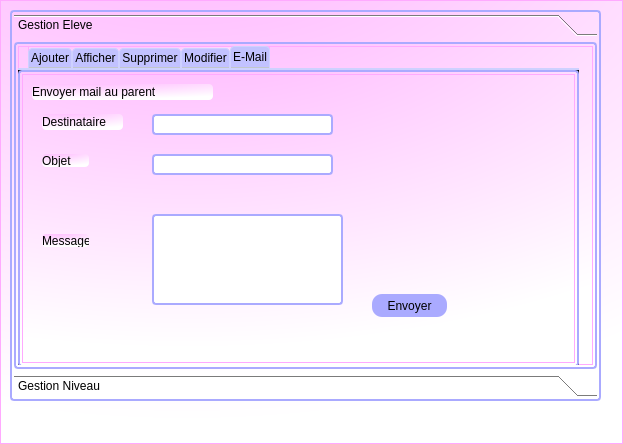
<?xml version="1.0" encoding="UTF-8"?>
<ui version="4.0">
 <class>eleve_niveau</class>
 <widget class="QDialog" name="eleve_niveau">
  <property name="geometry">
   <rect>
    <x>0</x>
    <y>0</y>
    <width>623</width>
    <height>444</height>
   </rect>
  </property>
  <property name="windowTitle">
   <string>Dialog</string>
  </property>
  <property name="styleSheet">
   <string notr="true">QStatusBar {
    background-color: rgb(207, 203, 255);
}
QPushButton
{
  border: 0px white;
  border-radius: 10px;
  padding: 0 8px;
  background: rgb(170, 170, 255);
}
QComboBox {
    border: 1px solid rgb(170, 170, 255);
    border-radius: 3px;
    padding: 1px 18px 1px 3px;
    min-width: 6em;
}
QTableView {
    selection-background-color: qlineargradient(x1: 0, y1: 0, x2: 0, y2: 0,
                                stop: 0 #FF92BB, stop: 1 white);
border:0.5px;
}
QLineEdit { background-color: white;
border: 2px solid rgb(170, 170, 255);
    border-radius: 4px; }

QFrame {
    border: 2px solid rgb(170, 170, 255);
    border-radius: 4px;
    padding: 2px;
    background-image: url(images/welcome.png);
}
 QLabel{
    border:0px;
    border-radius: 4px;
    padding: 0px;
    background-image: url(images/welcome.png);
}


QStatusBar {
    background-color: rgb(207, 203, 255);
}

QStatusBar::item {
    border: 1px solid red;
    border-radius: 3px;
}



/************************************************/
QTabWidget::pane { /* The tab widget frame */
    border-top: 2px solid #ced1ff;
background-color:black;
}


/* Style the tab using the tab sub-control. Note that
    it reads QTabBar _not_ QTabWidget */
QTabWidget::pane { /* The tab widget frame */
    border-top: 2px solid #ced1ff;
}

QTabWidget::tab-bar {
    left: 10px; /* move to the right by 5px */
}

/* Style the tab using the tab sub-control. Note that
    it reads QTabBar _not_ QTabWidget */
QTabBar::tab {
    background:rgb(194, 194, 255);
    border: 1px solid #ced1ff;
    border-bottom-color: #C2C7CB; /* same as the pane color */
    border-top-left-radius: 4px;
    border-top-right-radius: 4px;
    min-width: 8ex;
    padding: 2px;
}

QTabBar::tab:selected, QTabBar::tab:hover {
    background: qlineargradient(x1: 0, y1: 0, x2: 0, y2: 1,
                                stop: 0 #fafafa, stop: 0.4 #f4f4f4,
                                stop: 0.5 #e7e7e7, stop: 1.0 #fafafa);
}



QTabBar::tab:!selected {
    margin-top: 2px; /* make non-selected tabs look smaller */
}



/*********************************/


































* {   background: qradialgradient(cx: 0.3, cy: -0.4, fx: 0.3, fy: -0.4, radius: 1.35, stop: 0 #ffaaff, stop: 1  rgb(255,255, 255));   color: rgb(0,0, 0);   border: 1px solid #ffaaff; }
/** {   background-color: rgb(255, 215, 255);   color: rgb(0,0, 0);   border: 1px solid #ffaaff; }*/
</string>
  </property>
  <widget class="QToolBox" name="toolBox">
   <property name="geometry">
    <rect>
     <x>10</x>
     <y>10</y>
     <width>591</width>
     <height>391</height>
    </rect>
   </property>
   <property name="currentIndex">
    <number>0</number>
   </property>
   <widget class="QWidget" name="page">
    <property name="geometry">
     <rect>
      <x>0</x>
      <y>0</y>
      <width>575</width>
      <height>321</height>
     </rect>
    </property>
    <attribute name="label">
     <string>Gestion Eleve</string>
    </attribute>
    <widget class="QTabWidget" name="tabWidg">
     <property name="geometry">
      <rect>
       <x>0</x>
       <y>0</y>
       <width>561</width>
       <height>321</height>
      </rect>
     </property>
     <property name="styleSheet">
      <string notr="true">QStatusBar {
    background-color: rgb(207, 203, 255);
}
QPushButton
{
  border: 0px white;
  border-radius: 10px;
  padding: 0 8px;
  background: rgb(170, 170, 255);
}
QComboBox {
    border: 1px solid rgb(170, 170, 255);
    border-radius: 3px;
    padding: 1px 18px 1px 3px;
    min-width: 6em;
}
QTableView {
    selection-background-color: qlineargradient(x1: 0, y1: 0, x2: 0, y2: 0,
                                stop: 0 #FF92BB, stop: 1 white);
border:0.5px;
}
QLineEdit { background-color: white;
border: 2px solid rgb(170, 170, 255);
    border-radius: 4px; }

QFrame {
    border: 2px solid rgb(170, 170, 255);
    border-radius: 4px;
    padding: 2px;
    background-image: url(images/welcome.png);
}
 QLabel{
    border:0px;
    border-radius: 4px;
    padding: 0px;
    background-image: url(images/welcome.png);
}


QStatusBar {
    background-color: rgb(207, 203, 255);
}

QStatusBar::item {
    border: 1px solid red;
    border-radius: 3px;
}



/************************************************/
QTabWidget::pane { /* The tab widget frame */
    border-top: 2px solid #ced1ff;
background-color:black;
}


/* Style the tab using the tab sub-control. Note that
    it reads QTabBar _not_ QTabWidget */
QTabWidget::pane { /* The tab widget frame */
    border-top: 2px solid #ced1ff;
}

QTabWidget::tab-bar {
    left: 10px; /* move to the right by 5px */
}

/* Style the tab using the tab sub-control. Note that
    it reads QTabBar _not_ QTabWidget */
QTabBar::tab {
    background:rgb(194, 194, 255);
    border: 1px solid #ced1ff;
    border-bottom-color: #C2C7CB; /* same as the pane color */
    border-top-left-radius: 4px;
    border-top-right-radius: 4px;
    min-width: 8ex;
    padding: 2px;
}

QTabBar::tab:selected, QTabBar::tab:hover {
    background: qlineargradient(x1: 0, y1: 0, x2: 0, y2: 1,
                                stop: 0 #fafafa, stop: 0.4 #f4f4f4,
                                stop: 0.5 #e7e7e7, stop: 1.0 #fafafa);
}



QTabBar::tab:!selected {
    margin-top: 2px; /* make non-selected tabs look smaller */
}



/*********************************/


































* {   background: qradialgradient(cx: 0.3, cy: -0.4, fx: 0.3, fy: -0.4, radius: 1.35, stop: 0 #ffaaff, stop: 1  rgb(255,255, 255));   color: rgb(0,0, 0);   border: 1px solid #ffaaff; }
/** {   background-color: rgb(255, 215, 255);   color: rgb(0,0, 0);   border: 1px solid #ffaaff; }*/
</string>
     </property>
     <property name="currentIndex">
      <number>4</number>
     </property>
     <widget class="QWidget" name="tab">
      <attribute name="title">
       <string>Ajouter</string>
      </attribute>
      <widget class="QLabel" name="label">
       <property name="geometry">
        <rect>
         <x>20</x>
         <y>30</y>
         <width>61</width>
         <height>16</height>
        </rect>
       </property>
       <property name="text">
        <string>Identifiant</string>
       </property>
      </widget>
      <widget class="QLabel" name="label_2">
       <property name="geometry">
        <rect>
         <x>20</x>
         <y>190</y>
         <width>47</width>
         <height>13</height>
        </rect>
       </property>
       <property name="text">
        <string>Nom</string>
       </property>
      </widget>
      <widget class="QLabel" name="label_3">
       <property name="geometry">
        <rect>
         <x>20</x>
         <y>150</y>
         <width>47</width>
         <height>13</height>
        </rect>
       </property>
       <property name="text">
        <string>Prénom</string>
       </property>
      </widget>
      <widget class="QLineEdit" name="lineEdit_id">
       <property name="geometry">
        <rect>
         <x>130</x>
         <y>30</y>
         <width>113</width>
         <height>20</height>
        </rect>
       </property>
      </widget>
      <widget class="QLineEdit" name="lineEdit_nom">
       <property name="geometry">
        <rect>
         <x>130</x>
         <y>190</y>
         <width>113</width>
         <height>20</height>
        </rect>
       </property>
      </widget>
      <widget class="QLineEdit" name="lineEdit_prenom">
       <property name="geometry">
        <rect>
         <x>130</x>
         <y>150</y>
         <width>113</width>
         <height>20</height>
        </rect>
       </property>
      </widget>
      <widget class="QPushButton" name="pb_ajouter">
       <property name="geometry">
        <rect>
         <x>350</x>
         <y>230</y>
         <width>75</width>
         <height>23</height>
        </rect>
       </property>
       <property name="text">
        <string>Ajouter</string>
       </property>
      </widget>
      <widget class="QLabel" name="label_23">
       <property name="geometry">
        <rect>
         <x>20</x>
         <y>230</y>
         <width>47</width>
         <height>13</height>
        </rect>
       </property>
       <property name="text">
        <string>Age</string>
       </property>
      </widget>
      <widget class="QLineEdit" name="lineEdit_age">
       <property name="geometry">
        <rect>
         <x>130</x>
         <y>230</y>
         <width>113</width>
         <height>20</height>
        </rect>
       </property>
      </widget>
      <widget class="QLabel" name="label_24">
       <property name="geometry">
        <rect>
         <x>20</x>
         <y>80</y>
         <width>51</width>
         <height>16</height>
        </rect>
       </property>
       <property name="text">
        <string>ID_niveau</string>
       </property>
      </widget>
      <widget class="QLineEdit" name="lineEdit_id_niv_eleve_ajout">
       <property name="geometry">
        <rect>
         <x>130</x>
         <y>80</y>
         <width>113</width>
         <height>20</height>
        </rect>
       </property>
      </widget>
      <widget class="QComboBox" name="comboBox">
       <property name="geometry">
        <rect>
         <x>270</x>
         <y>70</y>
         <width>101</width>
         <height>22</height>
        </rect>
       </property>
      </widget>
     </widget>
     <widget class="QWidget" name="tab_2">
      <attribute name="title">
       <string>Afficher</string>
      </attribute>
      <widget class="QTableView" name="tabeleve">
       <property name="geometry">
        <rect>
         <x>10</x>
         <y>10</y>
         <width>441</width>
         <height>271</height>
        </rect>
       </property>
      </widget>
      <widget class="QPushButton" name="pB_trie_eleve">
       <property name="geometry">
        <rect>
         <x>460</x>
         <y>200</y>
         <width>75</width>
         <height>23</height>
        </rect>
       </property>
       <property name="text">
        <string>Trie</string>
       </property>
      </widget>
      <widget class="QPushButton" name="pB_stat_eleve">
       <property name="geometry">
        <rect>
         <x>460</x>
         <y>130</y>
         <width>75</width>
         <height>23</height>
        </rect>
       </property>
       <property name="text">
        <string>stat</string>
       </property>
      </widget>
     </widget>
     <widget class="QWidget" name="tab_3">
      <attribute name="title">
       <string>Supprimer</string>
      </attribute>
      <widget class="QLineEdit" name="lineEdit_id_2">
       <property name="geometry">
        <rect>
         <x>140</x>
         <y>30</y>
         <width>113</width>
         <height>20</height>
        </rect>
       </property>
      </widget>
      <widget class="QLabel" name="label_4">
       <property name="geometry">
        <rect>
         <x>20</x>
         <y>30</y>
         <width>61</width>
         <height>16</height>
        </rect>
       </property>
       <property name="text">
        <string>Identifiant</string>
       </property>
      </widget>
      <widget class="QPushButton" name="pb_supprimer">
       <property name="geometry">
        <rect>
         <x>240</x>
         <y>140</y>
         <width>75</width>
         <height>23</height>
        </rect>
       </property>
       <property name="text">
        <string>Supprimer</string>
       </property>
      </widget>
      <widget class="QTabWidget" name="tabWidget_2">
       <property name="geometry">
        <rect>
         <x>-10</x>
         <y>-20</y>
         <width>421</width>
         <height>261</height>
        </rect>
       </property>
       <property name="currentIndex">
        <number>2</number>
       </property>
       <widget class="QWidget" name="tab_4">
        <attribute name="title">
         <string>Ajouter</string>
        </attribute>
        <widget class="QLabel" name="label_5">
         <property name="geometry">
          <rect>
           <x>20</x>
           <y>30</y>
           <width>61</width>
           <height>16</height>
          </rect>
         </property>
         <property name="text">
          <string>Identifiant</string>
         </property>
        </widget>
        <widget class="QLabel" name="label_6">
         <property name="geometry">
          <rect>
           <x>20</x>
           <y>90</y>
           <width>47</width>
           <height>13</height>
          </rect>
         </property>
         <property name="text">
          <string>Nom</string>
         </property>
        </widget>
        <widget class="QLabel" name="label_7">
         <property name="geometry">
          <rect>
           <x>20</x>
           <y>150</y>
           <width>47</width>
           <height>13</height>
          </rect>
         </property>
         <property name="text">
          <string>Prénom</string>
         </property>
        </widget>
        <widget class="QLineEdit" name="lineEdit_id_3">
         <property name="geometry">
          <rect>
           <x>130</x>
           <y>30</y>
           <width>113</width>
           <height>20</height>
          </rect>
         </property>
        </widget>
        <widget class="QLineEdit" name="lineEdit_nom_2">
         <property name="geometry">
          <rect>
           <x>130</x>
           <y>90</y>
           <width>113</width>
           <height>20</height>
          </rect>
         </property>
        </widget>
        <widget class="QLineEdit" name="lineEdit_prenom_2">
         <property name="geometry">
          <rect>
           <x>130</x>
           <y>150</y>
           <width>113</width>
           <height>20</height>
          </rect>
         </property>
        </widget>
        <widget class="QPushButton" name="pb_ajouter_2">
         <property name="geometry">
          <rect>
           <x>280</x>
           <y>170</y>
           <width>75</width>
           <height>23</height>
          </rect>
         </property>
         <property name="text">
          <string>Ajouter</string>
         </property>
        </widget>
       </widget>
       <widget class="QWidget" name="tab_5">
        <attribute name="title">
         <string>Afficher</string>
        </attribute>
        <widget class="QTableView" name="tabetudiant_2">
         <property name="geometry">
          <rect>
           <x>10</x>
           <y>10</y>
           <width>341</width>
           <height>171</height>
          </rect>
         </property>
        </widget>
       </widget>
       <widget class="QWidget" name="tab_6">
        <attribute name="title">
         <string>Supprimer</string>
        </attribute>
        <widget class="QLineEdit" name="lineEdit_id_4">
         <property name="geometry">
          <rect>
           <x>140</x>
           <y>30</y>
           <width>113</width>
           <height>20</height>
          </rect>
         </property>
        </widget>
        <widget class="QLabel" name="label_8">
         <property name="geometry">
          <rect>
           <x>20</x>
           <y>30</y>
           <width>61</width>
           <height>16</height>
          </rect>
         </property>
         <property name="text">
          <string>Identifiant</string>
         </property>
        </widget>
        <widget class="QPushButton" name="pb_supprimer_2">
         <property name="geometry">
          <rect>
           <x>240</x>
           <y>140</y>
           <width>75</width>
           <height>23</height>
          </rect>
         </property>
         <property name="text">
          <string>Supprimer</string>
         </property>
        </widget>
       </widget>
      </widget>
     </widget>
     <widget class="QWidget" name="tab_7">
      <attribute name="title">
       <string>Modifier</string>
      </attribute>
      <widget class="QLabel" name="label_9">
       <property name="geometry">
        <rect>
         <x>250</x>
         <y>40</y>
         <width>61</width>
         <height>16</height>
        </rect>
       </property>
       <property name="text">
        <string>Identifiant</string>
       </property>
      </widget>
      <widget class="QLineEdit" name="idl">
       <property name="geometry">
        <rect>
         <x>330</x>
         <y>30</y>
         <width>141</width>
         <height>31</height>
        </rect>
       </property>
       <property name="text">
        <string/>
       </property>
      </widget>
      <widget class="QPushButton" name="pb_chercher_14">
       <property name="geometry">
        <rect>
         <x>360</x>
         <y>90</y>
         <width>75</width>
         <height>23</height>
        </rect>
       </property>
       <property name="text">
        <string>chercher</string>
       </property>
      </widget>
      <widget class="QLineEdit" name="prenoml">
       <property name="geometry">
        <rect>
         <x>90</x>
         <y>120</y>
         <width>111</width>
         <height>20</height>
        </rect>
       </property>
       <property name="text">
        <string/>
       </property>
      </widget>
      <widget class="QLineEdit" name="noml">
       <property name="geometry">
        <rect>
         <x>90</x>
         <y>70</y>
         <width>113</width>
         <height>20</height>
        </rect>
       </property>
       <property name="text">
        <string/>
       </property>
      </widget>
      <widget class="QLabel" name="label_10">
       <property name="geometry">
        <rect>
         <x>20</x>
         <y>70</y>
         <width>41</width>
         <height>16</height>
        </rect>
       </property>
       <property name="text">
        <string>nom</string>
       </property>
      </widget>
      <widget class="QLabel" name="label_11">
       <property name="geometry">
        <rect>
         <x>20</x>
         <y>120</y>
         <width>41</width>
         <height>16</height>
        </rect>
       </property>
       <property name="text">
        <string>prenom</string>
       </property>
      </widget>
      <widget class="QPushButton" name="pb_confirmer_12">
       <property name="geometry">
        <rect>
         <x>360</x>
         <y>130</y>
         <width>75</width>
         <height>23</height>
        </rect>
       </property>
       <property name="text">
        <string>confirmer</string>
       </property>
      </widget>
      <widget class="QLabel" name="label_28">
       <property name="geometry">
        <rect>
         <x>20</x>
         <y>170</y>
         <width>31</width>
         <height>16</height>
        </rect>
       </property>
       <property name="text">
        <string>Age</string>
       </property>
      </widget>
      <widget class="QLineEdit" name="agel">
       <property name="geometry">
        <rect>
         <x>90</x>
         <y>170</y>
         <width>113</width>
         <height>20</height>
        </rect>
       </property>
      </widget>
     </widget>
     <widget class="QWidget" name="tab_8">
      <attribute name="title">
       <string>E-Mail</string>
      </attribute>
      <widget class="QLabel" name="label_25">
       <property name="geometry">
        <rect>
         <x>20</x>
         <y>40</y>
         <width>81</width>
         <height>16</height>
        </rect>
       </property>
       <property name="text">
        <string>Destinataire</string>
       </property>
      </widget>
      <widget class="QLabel" name="label_26">
       <property name="geometry">
        <rect>
         <x>20</x>
         <y>80</y>
         <width>47</width>
         <height>13</height>
        </rect>
       </property>
       <property name="text">
        <string>Objet</string>
       </property>
      </widget>
      <widget class="QLabel" name="label_27">
       <property name="geometry">
        <rect>
         <x>20</x>
         <y>160</y>
         <width>47</width>
         <height>13</height>
        </rect>
       </property>
       <property name="text">
        <string>Message</string>
       </property>
      </widget>
      <widget class="QLineEdit" name="lineEdit_destin">
       <property name="geometry">
        <rect>
         <x>130</x>
         <y>40</y>
         <width>181</width>
         <height>21</height>
        </rect>
       </property>
      </widget>
      <widget class="QLineEdit" name="lineEdit_objet">
       <property name="geometry">
        <rect>
         <x>130</x>
         <y>80</y>
         <width>181</width>
         <height>21</height>
        </rect>
       </property>
      </widget>
      <widget class="QLineEdit" name="lineEdit_message">
       <property name="geometry">
        <rect>
         <x>130</x>
         <y>140</y>
         <width>191</width>
         <height>91</height>
        </rect>
       </property>
      </widget>
      <widget class="QLabel" name="label_29">
       <property name="geometry">
        <rect>
         <x>10</x>
         <y>10</y>
         <width>181</width>
         <height>16</height>
        </rect>
       </property>
       <property name="text">
        <string>Envoyer mail au parent</string>
       </property>
      </widget>
      <widget class="QPushButton" name="pB_envoyer">
       <property name="geometry">
        <rect>
         <x>350</x>
         <y>220</y>
         <width>75</width>
         <height>23</height>
        </rect>
       </property>
       <property name="text">
        <string>Envoyer</string>
       </property>
      </widget>
     </widget>
    </widget>
   </widget>
   <widget class="QWidget" name="page_2">
    <property name="geometry">
     <rect>
      <x>0</x>
      <y>0</y>
      <width>575</width>
      <height>321</height>
     </rect>
    </property>
    <attribute name="label">
     <string>Gestion Niveau</string>
    </attribute>
    <widget class="QTabWidget" name="tabWidget_3">
     <property name="geometry">
      <rect>
       <x>10</x>
       <y>0</y>
       <width>441</width>
       <height>281</height>
      </rect>
     </property>
     <property name="currentIndex">
      <number>1</number>
     </property>
     <widget class="QWidget" name="ajouter_niveau_tab">
      <attribute name="title">
       <string>ajouter</string>
      </attribute>
      <widget class="QLabel" name="label_12">
       <property name="geometry">
        <rect>
         <x>30</x>
         <y>50</y>
         <width>47</width>
         <height>13</height>
        </rect>
       </property>
       <property name="text">
        <string>id</string>
       </property>
      </widget>
      <widget class="QLabel" name="label_13">
       <property name="geometry">
        <rect>
         <x>30</x>
         <y>90</y>
         <width>47</width>
         <height>13</height>
        </rect>
       </property>
       <property name="text">
        <string>nom</string>
       </property>
      </widget>
      <widget class="QLabel" name="label_14">
       <property name="geometry">
        <rect>
         <x>30</x>
         <y>120</y>
         <width>47</width>
         <height>13</height>
        </rect>
       </property>
       <property name="text">
        <string>nbr heurs</string>
       </property>
      </widget>
      <widget class="QLabel" name="label_15">
       <property name="geometry">
        <rect>
         <x>30</x>
         <y>160</y>
         <width>47</width>
         <height>13</height>
        </rect>
       </property>
       <property name="text">
        <string>age</string>
       </property>
      </widget>
      <widget class="QLabel" name="label_16">
       <property name="geometry">
        <rect>
         <x>30</x>
         <y>200</y>
         <width>47</width>
         <height>13</height>
        </rect>
       </property>
       <property name="text">
        <string>matiers</string>
       </property>
      </widget>
      <widget class="QLineEdit" name="lineEdit_id_niv_ajout">
       <property name="geometry">
        <rect>
         <x>120</x>
         <y>50</y>
         <width>113</width>
         <height>20</height>
        </rect>
       </property>
      </widget>
      <widget class="QLineEdit" name="lineEdit_nom_niv_ajout">
       <property name="geometry">
        <rect>
         <x>120</x>
         <y>80</y>
         <width>113</width>
         <height>20</height>
        </rect>
       </property>
      </widget>
      <widget class="QLineEdit" name="lineEdit_nbr_niv_ajout">
       <property name="geometry">
        <rect>
         <x>120</x>
         <y>110</y>
         <width>113</width>
         <height>20</height>
        </rect>
       </property>
      </widget>
      <widget class="QLineEdit" name="lineEdit_age_niveau_ajout">
       <property name="geometry">
        <rect>
         <x>120</x>
         <y>150</y>
         <width>113</width>
         <height>20</height>
        </rect>
       </property>
      </widget>
      <widget class="QLineEdit" name="lineEdit_matiers_ajout">
       <property name="geometry">
        <rect>
         <x>120</x>
         <y>200</y>
         <width>113</width>
         <height>20</height>
        </rect>
       </property>
      </widget>
      <widget class="QPushButton" name="pushButton_ajouter_niv">
       <property name="geometry">
        <rect>
         <x>320</x>
         <y>220</y>
         <width>75</width>
         <height>23</height>
        </rect>
       </property>
       <property name="text">
        <string>Ajouter</string>
       </property>
      </widget>
     </widget>
     <widget class="QWidget" name="supprimer_niveau_tab">
      <attribute name="title">
       <string>Supprimer</string>
      </attribute>
      <widget class="QLabel" name="label_17">
       <property name="geometry">
        <rect>
         <x>10</x>
         <y>30</y>
         <width>47</width>
         <height>13</height>
        </rect>
       </property>
       <property name="text">
        <string>ID</string>
       </property>
      </widget>
      <widget class="QLineEdit" name="lineEdit_supp_niv">
       <property name="geometry">
        <rect>
         <x>70</x>
         <y>30</y>
         <width>113</width>
         <height>20</height>
        </rect>
       </property>
      </widget>
      <widget class="QPushButton" name="pB_supprimer_niv">
       <property name="geometry">
        <rect>
         <x>260</x>
         <y>30</y>
         <width>75</width>
         <height>23</height>
        </rect>
       </property>
       <property name="text">
        <string>Supprimer</string>
       </property>
      </widget>
     </widget>
     <widget class="QWidget" name="afficher_niveau_tab">
      <attribute name="title">
       <string>Afficher</string>
      </attribute>
      <widget class="QTableView" name="tableniveau">
       <property name="geometry">
        <rect>
         <x>0</x>
         <y>10</y>
         <width>431</width>
         <height>241</height>
        </rect>
       </property>
      </widget>
     </widget>
     <widget class="QWidget" name="modifuer_niveau_tab">
      <attribute name="title">
       <string>Modifier</string>
      </attribute>
      <widget class="QPushButton" name="pb_chercher_niv">
       <property name="geometry">
        <rect>
         <x>320</x>
         <y>80</y>
         <width>75</width>
         <height>23</height>
        </rect>
       </property>
       <property name="text">
        <string>chercher</string>
       </property>
      </widget>
      <widget class="QPushButton" name="pB_modif_niv">
       <property name="geometry">
        <rect>
         <x>320</x>
         <y>140</y>
         <width>75</width>
         <height>23</height>
        </rect>
       </property>
       <property name="text">
        <string>modifier</string>
       </property>
      </widget>
      <widget class="QLineEdit" name="lineEdit_id_niv_modif">
       <property name="geometry">
        <rect>
         <x>300</x>
         <y>30</y>
         <width>113</width>
         <height>20</height>
        </rect>
       </property>
      </widget>
      <widget class="QLineEdit" name="lineEdit_nom_niv_modif">
       <property name="geometry">
        <rect>
         <x>110</x>
         <y>80</y>
         <width>113</width>
         <height>20</height>
        </rect>
       </property>
      </widget>
      <widget class="QLineEdit" name="lineEdit_nbrheur_niv_modif">
       <property name="geometry">
        <rect>
         <x>110</x>
         <y>120</y>
         <width>113</width>
         <height>20</height>
        </rect>
       </property>
      </widget>
      <widget class="QLineEdit" name="lineEdit_age_niv_modif">
       <property name="geometry">
        <rect>
         <x>110</x>
         <y>160</y>
         <width>113</width>
         <height>20</height>
        </rect>
       </property>
      </widget>
      <widget class="QLineEdit" name="lineEdit_matier_niv_modif">
       <property name="geometry">
        <rect>
         <x>110</x>
         <y>200</y>
         <width>113</width>
         <height>20</height>
        </rect>
       </property>
      </widget>
      <widget class="QLabel" name="label_18">
       <property name="geometry">
        <rect>
         <x>20</x>
         <y>80</y>
         <width>47</width>
         <height>13</height>
        </rect>
       </property>
       <property name="text">
        <string>nom</string>
       </property>
      </widget>
      <widget class="QLabel" name="label_19">
       <property name="geometry">
        <rect>
         <x>20</x>
         <y>130</y>
         <width>47</width>
         <height>13</height>
        </rect>
       </property>
       <property name="text">
        <string>nbr hours </string>
       </property>
      </widget>
      <widget class="QLabel" name="label_20">
       <property name="geometry">
        <rect>
         <x>20</x>
         <y>170</y>
         <width>47</width>
         <height>13</height>
        </rect>
       </property>
       <property name="text">
        <string>age</string>
       </property>
      </widget>
      <widget class="QLabel" name="label_21">
       <property name="geometry">
        <rect>
         <x>20</x>
         <y>210</y>
         <width>47</width>
         <height>13</height>
        </rect>
       </property>
       <property name="text">
        <string>matiers </string>
       </property>
      </widget>
      <widget class="QLabel" name="label_22">
       <property name="geometry">
        <rect>
         <x>240</x>
         <y>20</y>
         <width>47</width>
         <height>13</height>
        </rect>
       </property>
       <property name="text">
        <string>ID</string>
       </property>
      </widget>
     </widget>
    </widget>
   </widget>
  </widget>
 </widget>
 <resources/>
 <connections/>
</ui>
